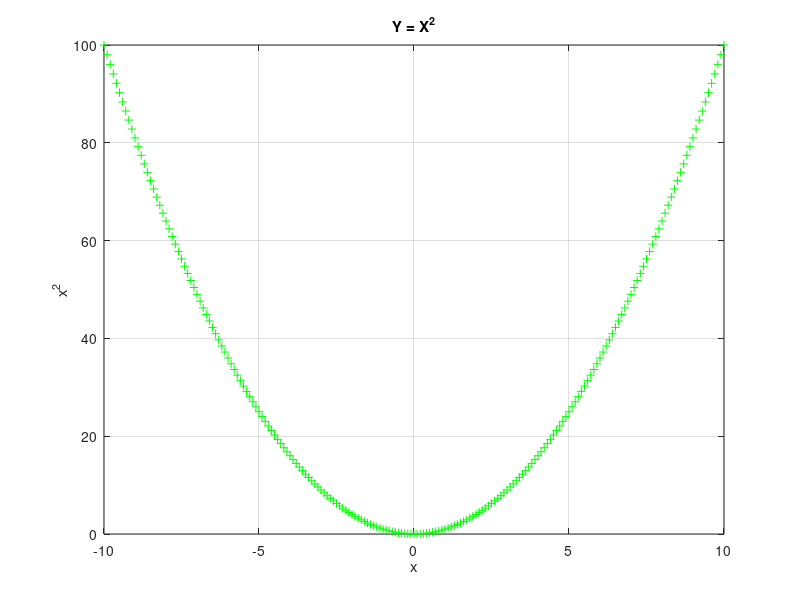

MATLAB code for this plot:
x = -10 : 0.1 : 10;
y = zeros(size(x));

% Method 1
%y = x.^2;

#method 2
for i = 1: length(x)
  y(i) = x(i)^2;
end

plot(x, y, "g+");
title("Y = X^2");
xlabel("x");
ylabel("x^2");
grid on;
